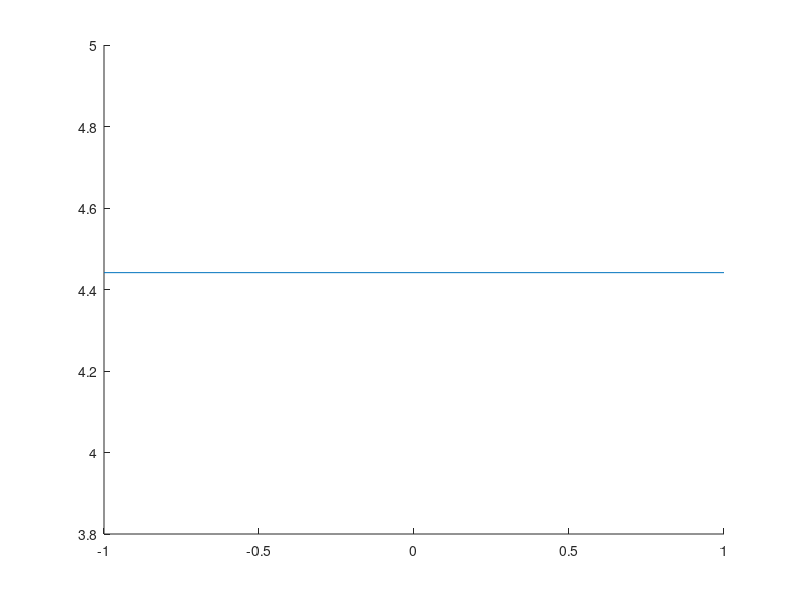

MATLAB code to generate this figure:

sigma = 0.1;
beta_i = 0.5;
beta_d = 0.6;
beta_h = 0.00016;
mu_e = 0.12;
mu = 0.00005;
delta = 0.33;
tau = 0.2;
gamma_hr = 0.10;
gamma_ir = 0.07;
y1 = (beta_i + beta_d.*mu_e)/(delta + mu);

y2 = beta_h.*tau/(gamma_hr + mu_e + mu);

y3 = (gamma_ir + tau + mu_e + mu).*(mu + sigma);
y4 = sigma.*(y1 + y2);
y = y4/y3;
line([-1,1],[y,y]);

